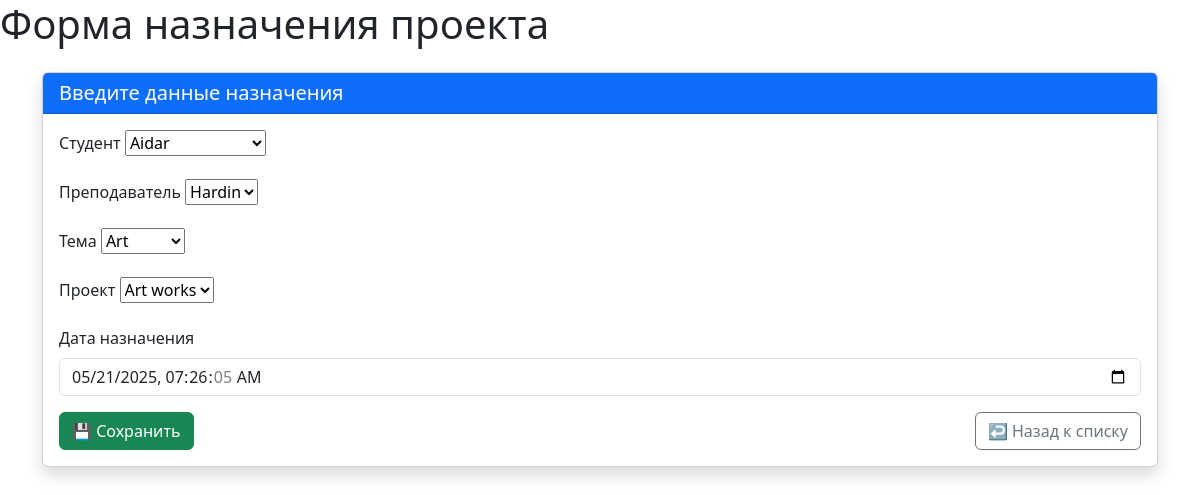
The page /assignments/1/edit/ on the database its author committed.
### core/models.py (models this page shows, shortened)
class ProjectAssignment(models.Model):
    student = models.ForeignKey(Student, on_delete=models.CASCADE)
    teacher = models.ForeignKey(Teacher, on_delete=models.CASCADE)
    topic = models.ForeignKey(Topic, on_delete=models.CASCADE)
    project = models.ForeignKey(Project, on_delete=models.CASCADE)
    assigned_date = models.DateTimeField()

### core/views.py (the view)
# urls.py: path('assignments/<int:pk>/edit/', views.assignment_update, name='assignment_update'),
def assignment_update(request, pk):
    assignment = get_object_or_404(ProjectAssignment, pk=pk)
    form = ProjectAssignmentForm(request.POST or None, instance=assignment)
    if form.is_valid():
        form.save()
        return redirect('assignment_list')
    return render(request, 'core/assignment_form.html', {'form': form})

### core/forms.py
class ProjectAssignmentForm(forms.ModelForm):
    class Meta:
        model = ProjectAssignment
        fields = '__all__'
        labels = {
            'student': 'Студент',
            'teacher': 'Преподаватель',
            'topic': 'Тема',
            'project': 'Проект',
            'assigned_date': 'Дата назначения',
        }
        widgets = {
            'assigned_date': forms.DateTimeInput(attrs={
                'class': 'form-control',
                'type': 'datetime-local'
            }),
        }

### core/models.py (called while the page is built)
    def __str__(self):
        return self.full_name

    def __str__(self):
        return self.full_name

    def __str__(self):
        return self.title

    def __str__(self):
        return self.title

### core/templates/core/assignment_form.html (shortened to what this page needs)
{% extends 'base.html' %}
{% block content %}
<div class="container mt-4">
    <div class="card shadow">
        <div class="card-header bg-primary text-white">
            <h5 class="mb-0">Введите данные назначения</h5>
        </div>
        <div class="card-body">
            <form method="post" novalidate>
                {% for field in form %}
                    <div class="mb-3">
                        <label class="form-label">{{ field.label }}</label>
                        {{ field }}
                    </div>
                {% endfor %}
                <div class="d-flex justify-content-between">
                    <button type="submit" class="btn btn-success">💾 Сохранить</button>
                    <a href="{% url 'assignment_list' %}" class="btn btn-outline-secondary">↩️ Назад к списку</a>
                </div>
            </form>
        </div>
    </div>
</div>
{% endblock %}

### rows shown on the page
ProjectAssignment: form "Aidar" "Hardin" "Art" "Art works" "05/21/2025 07:26:05"

### other values the page prints
{{ field.label }} "Студент" "Преподаватель" "Тема" "Проект" "Дата назначения"
